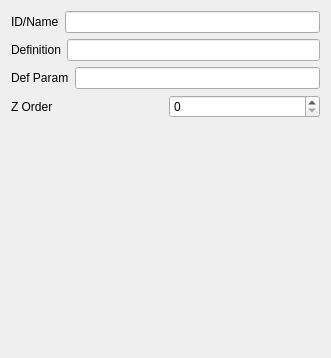
         <widget class="QWidget" name="page">
          <property name="geometry">
           <rect>
            <x>0</x>
            <y>0</y>
            <width>331</width>
            <height>358</height>
           </rect>
          </property>
          <attribute name="label">
           <string>Definition</string>
          </attribute>
          <layout class="QVBoxLayout" name="verticalLayout_6">
           <item>
            <layout class="QHBoxLayout" name="horizontalLayout_2">
             <item>
              <widget class="QLabel" name="label_18">
               <property name="text">
                <string>ID/Name</string>
               </property>
              </widget>
             </item>
             <item>
              <widget class="QLineEdit" name="lineEdit_18"/>
             </item>
            </layout>
           </item>
           <item>
            <layout class="QHBoxLayout" name="horizontalLayout_3">
             <item>
              <widget class="QLabel" name="label_19">
               <property name="text">
                <string>Definition</string>
               </property>
              </widget>
             </item>
             <item>
              <widget class="QLineEdit" name="lineEdit_19"/>
             </item>
            </layout>
           </item>
           <item>
            <layout class="QHBoxLayout" name="horizontalLayout_4">
             <item>
              <widget class="QLabel" name="label_20">
               <property name="text">
                <string>Def Param</string>
               </property>
              </widget>
             </item>
             <item>
              <widget class="QLineEdit" name="lineEdit_20"/>
             </item>
            </layout>
           </item>
           <item>
            <layout class="QHBoxLayout" name="horizontalLayout_5">
             <item>
              <widget class="QLabel" name="label_21">
               <property name="text">
                <string>Z Order</string>
               </property>
              </widget>
             </item>
             <item>
              <widget class="QSpinBox" name="spinBox"/>
             </item>
            </layout>
           </item>
           <item>
            <spacer name="verticalSpacer">
             <property name="orientation">
              <enum>Qt::Vertical</enum>
             </property>
             <property name="sizeHint" stdset="0">
              <size>
               <width>20</width>
               <height>40</height>
              </size>
             </property>
            </spacer>
           </item>
          </layout>
         </widget>
